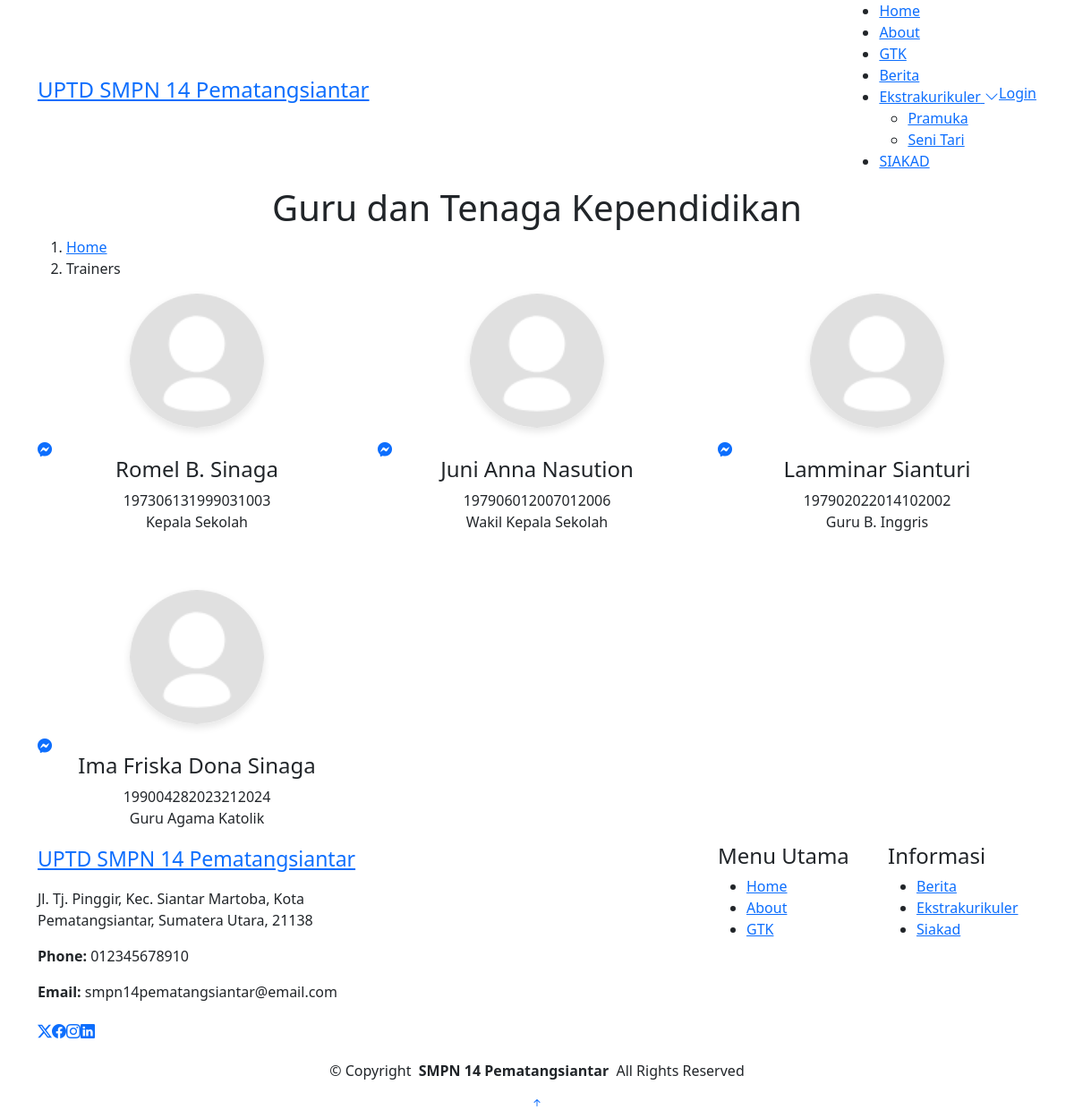
The app's page /website/guru.php with its own data.
### tables this page shows
CREATE TABLE `tbl_guru` (
  `id` int(11) NOT NULL,
  `nip` varchar(30) NOT NULL,
  `nama` varchar(100) NOT NULL,
  `jabatan` varchar(125) NOT NULL,
  `tgl_lahir` varchar(125) NOT NULL,
  `jenis_kelamin` varchar(50) NOT NULL,
  `alamat` varchar(128) NOT NULL,
  `kontak` varchar(20) NOT NULL,
  `agama` varchar(20) NOT NULL,
  `foto` varchar(125) NOT NULL
);

CREATE TABLE `tbl_footer` (
  `id` int(11) NOT NULL,
  `alamat` text NOT NULL,
  `phone` varchar(50) NOT NULL,
  `email` varchar(100) NOT NULL,
  `maps` varchar(255) NOT NULL,
  `foto` varchar(255) NOT NULL
);

### website/config.php (called while the page is built, shortened)
<?php
$main_url = "http://localhost/website/";

### website/guru.php (the view, shortened to what this page needs)
<?php
require_once "config.php";
require_once "template/header.php";
require_once "template/navbar.php";
?>
<main class="main">
    <div class="page-title" data-aos="fade">
        <div class="heading">
            <div class="container">
                <div class="row d-flex justify-content-center text-center">
                    <div class="col-lg-8">
                        <h1>Guru dan Tenaga Kependidikan</h1>
                    </div>
                </div>
            </div>
        </div>
        <nav class="breadcrumbs">
            <div class="container">
                <ol>
                    <li><a href="index.php">Home</a></li>
                    <li class="current">Trainers</li>
                </ol>
            </div>
        </nav>
    </div>
    <section id="trainers" class="section trainers">
        <div class="container">
            <div class="row gy-5">
                <?php
                $queryGuru = mysqli_query($koneksi, "SELECT * FROM tbl_guru ORDER BY id ASC");
                while ($guru = mysqli_fetch_assoc($queryGuru)) {
                ?>
                    <div class="col-lg-4 col-md-6 member" data-aos="fade-up" data-aos-delay="100">
                        <div class="member-img">
                            <img src="http://localhost/sekolah/asset/image/<?= $guru['foto'] ?>" class="mb-3"
                                style="width: 150px; height: 150px; object-fit: cover; border-radius: 50%; display: block; margin: 0 auto; box-shadow: 0 4px 8px rgba(0,0,0,0.1);"
                                alt="Foto <?= $guru['nama'] ?>">
                            <div class="social">
                                <a href="<?= $guru['kontak'] ?>"><i class="bi bi-messenger"></i></a>
                            </div>
                        </div>
                        <div class="member-info text-center">
                            <h4><?= $guru['nama'] ?></h4>
                            <span class="d-block mb-0"><?= $guru['nip'] ?></span>
                            <p class="d-block mb-3"><?= $guru['jabatan'] ?></p>
                        </div>
                    </div>
                <?php } ?>
            </div>
        </div>
    </section>
    <?php
    require_once "template/footer.php";
    ?>

### website/template/header.php (shortened to what this page needs)
<head>
  <link href="<?= $main_url ?>asset/assets/vendor/bootstrap/css/bootstrap.min.css" rel="stylesheet">
  <link href="<?= $main_url ?>asset/assets/vendor/bootstrap-icons/bootstrap-icons.css" rel="stylesheet">
  <link href="<?= $main_url ?>asset/assets/vendor/aos/aos.css" rel="stylesheet">
  <link href="<?= $main_url ?>asset/assets/vendor/glightbox/css/glightbox.min.css" rel="stylesheet">
  <link href="<?= $main_url ?>asset/assets/vendor/swiper/swiper-bundle.min.css" rel="stylesheet">
  <link href="<?= $main_url ?>asset/assets/css/main.css" rel="stylesheet">
</head>

### website/template/navbar.php (shortened to what this page needs)
<?php
$current_page = basename($_SERVER['PHP_SELF']);
?>
<header id="header" class="header d-flex align-items-center sticky-top">
    <div class="container-fluid container-xl position-relative d-flex align-items-center">
        <a href="sindex.html" class="logo d-flex align-items-center me-auto">
            <h1 class="sitename" style="font-size: 24px;">UPTD SMPN 14 Pematangsiantar</h1>
        </a>
        <nav id="navmenu" class="navmenu">
            <ul>
                <li><a href="<?= $main_url ?>index.php"
                        class="<?= ($current_page == 'index.php') ? 'active' : '' ?>">Home</a></li>
                <li><a href="<?= $main_url ?>about.php"
                        class="<?= ($current_page == 'about.php') ? 'active' : '' ?>">About</a></li>
                <li><a href="<?= $main_url ?>guru.php"
                        class="<?= ($current_page == 'guru.php') ? 'active' : '' ?>">GTK</a></li>
                <li><a href="<?= $main_url ?>berita/berita.php"
                        class="<?php
                                $is_berita_active = ($current_page == 'berita/berita.php');
                                echo $is_berita_active ? 'active' : '';
                                echo " DEBUG_NAV_BERITA: " . ($is_berita_active ? 'TRUE' : 'FALSE');
                                echo " C_PAGE_VAL: '" . htmlspecialchars($current_page) . "'";
                                ?>">Berita</a></li>
                <li class="dropdown"><a href="<?= $main_url ?>ekskul/ekstrakurikuler.php"
                        class="<?= ($current_page == 'ekskul/ekstrakurikuler.php' ||
                                    strpos($current_page, 'ekskul/') === 0) ? 'active' : '' ?>">
                        <span>Ekstrakurikuler</span> <i class="bi bi-chevron-down toggle-dropdown"></i></a>
                    <ul>
                        <li><a href="<?= $main_url ?>ekskul/detail-ekskul.php?id=1"
                                class="<?= ($current_page == 'ekskul/detail-ekskul.php'
                                            && isset($_GET['id']) && $_GET['id'] == 1) ? 'active' : '' ?>">Pramuka</a></li>
                        <li><a href="<?= $main_url ?>ekskul/detail-ekskul.php?id=3"
                                class="<?= ($current_page == 'ekskul/detail-ekskul.php'
                                            && isset($_GET['id']) && $_GET['id'] == 3) ? 'active' : '' ?>">Seni Tari</a></li>
                    </ul>
                </li>
                <li><a href="http://localhost/siakad/" class="<?= ($current_page == 'http://localhost/siakad/') ? 'active' : '' ?>">SIAKAD</a></li>
            </ul>
        </nav>
        <a class="btn-getstarted" href="http://localhost/sekolah/">Login</a>
    </div>
</header>

### website/template/footer.php (shortened to what this page needs)
<?php
require_once __DIR__ . "/../config.php";
$footer = mysqli_query($koneksi, "SELECT * FROM tbl_footer WHERE id=1");
$data = mysqli_fetch_assoc($footer);
?>
<footer id="footer" class="footer position-relative light-background">
    <div class="container footer-top">
        <div class="row gy-4">
            <div class="col-lg-4 col-md-6 footer-about">
                <a href="index.html" class="logo d-flex align-items-center">
                    <span class="sitename" style="font-size: 23;">UPTD SMPN 14 Pematangsiantar</span>
                </a>
                <div class="footer-contact pt-3">
                    <p><?= $data['alamat'] ?></p>
                    <p class="mt-3"><strong>Phone:</strong> <span><?= $data['phone'] ?></span></p>
                    <p><strong>Email:</strong> <span><?= $data['email'] ?></span></p>
                </div>
                <div class="social-links d-flex mt-4">
                    <a href=""><i class="bi bi-twitter-x"></i></a>
                    <a href=""><i class="bi bi-facebook"></i></a>
                    <a href=""><i class="bi bi-instagram"></i></a>
                    <a href=""><i class="bi bi-linkedin"></i></a>
                </div>
            </div>
            <div class="col-lg-4 col-md-6 footer-maps">
                <div class="ratio ratio-16x9" style="margin-left: -50px;">
                    <iframe src="<?= $data['maps']; ?>"
                        width="100%" height="100%" style="border:0;"
                        allowfullscreen="" loading="lazy"
></iframe>
                </div>
            </div>
            <div class="col-lg-2 col-md-3 footer-links">
                <h4>Menu Utama</h4>
                <ul>
                    <li><a href="<?= $main_url ?>index.php">Home</a></li>
                    <li><a href="<?= $main_url ?>about.php">About</a></li>
                    <li><a href="<?= $main_url ?>guru.php">GTK</a></li>
                </ul>
            </div>
            <div class="col-lg-2 col-md-3 footer-links">
                <h4>Informasi</h4>
                <ul>
                    <li><a href="<?= $main_url ?>berita/berita.php">Berita</a></li>
                    <li><a href="<?= $main_url ?>ekskul/ekstrakurikuler.php">Ekstrakurikuler</a></li>
                    <li><a href="http://localhost/siakad">Siakad</a></li>
            </div>
        </div>
    </div>
    <div class="container copyright text-center mt-4">
        <p>&copy; <span>Copyright</span> <strong class="px-1 sitename">SMPN 14 Pematangsiantar</strong> <span>All Rights Reserved</span></p>
    </div>
</footer>
<a href="#" id="scroll-top" class="scroll-top d-flex align-items-center justify-content-center"><i class="bi bi-arrow-up-short"></i></a>
</body>
</html>

### records on screen
tbl_guru: foto (placeholder picture), nama "Romel B. Sinaga", nip "197306131999031003", jabatan "Kepala Sekolah"
tbl_guru: foto (placeholder picture), nama "Juni Anna Nasution", nip "197906012007012006", jabatan "Wakil Kepala Sekolah"
tbl_guru: foto (placeholder picture), nama "Lamminar Sianturi", nip "197902022014102002", jabatan "Guru B. Inggris"
tbl_guru: foto (placeholder picture), nama "Ima Friska Dona Sinaga", nip "199004282023212024", jabatan "Guru Agama Katolik"
tbl_footer: alamat "Jl. Tj. Pinggir, Kec. Siantar Martoba, Kota Pematangsiantar, Sumatera Utara, 21138", phone "012345678910", email "smpn14pematangsiantar@email.com"
